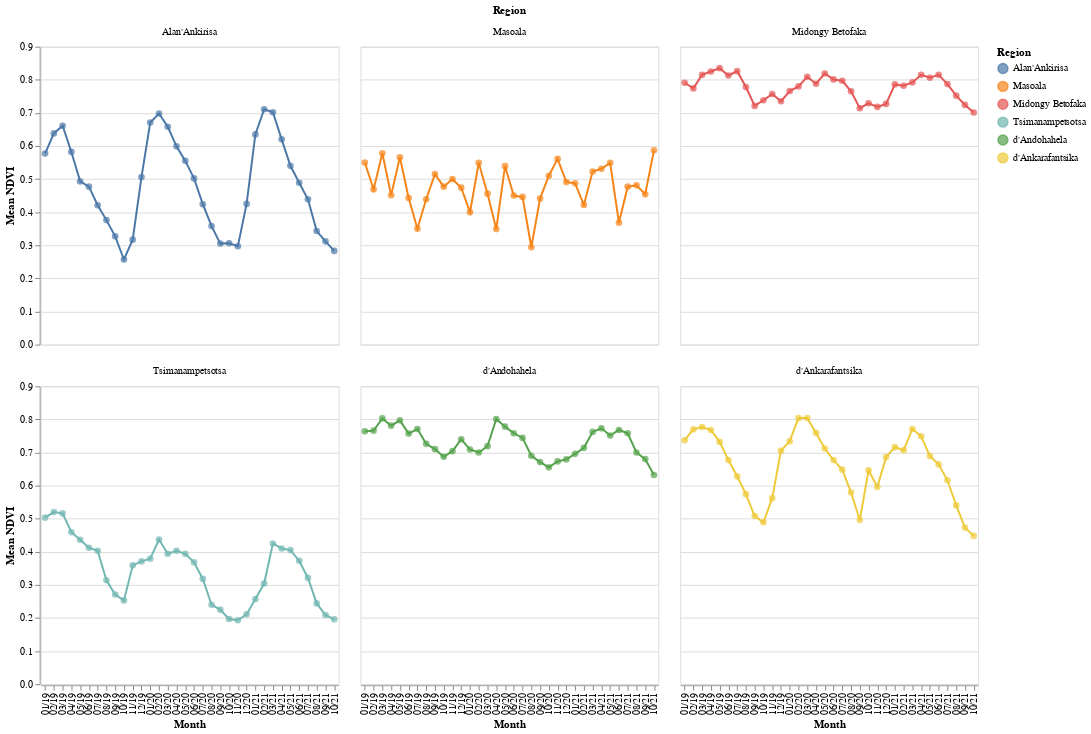

Notebook source saved alongside this figure:
### Code cell
alt.layer(alt.Chart(df
            ).mark_line(
            ).encode(x=alt.X("Month:O", sort=df["Month"].unique()),
                     y="Mean NDVI:Q",
                     color="Region:N"), 
          alt.Chart(df
            ).mark_circle(size=45
            ).encode(x=alt.X("Month:O", sort=df["Month"].unique()),
                     y="Mean NDVI:Q",
                     color="Region:N",
                     tooltip=["Month", "Region", "Mean NDVI"])
  ).properties(title="Quarterly Mean NDVI in Madagascar",
               height=300, width=300
  ).facet(facet="Region:N", columns=3)

### Figure 1 — Vega-Lite specification as saved in the notebook (floating-point values rounded to 4 significant figures; data arrays with more than 128 entries replaced by an {"elided": "..."} marker saying what was removed)
{"config": {"view": {"continuousWidth": 400, "continuousHeight": 300}}, "data": {"name": "data-8b4080baa770fa3c077bf675e847ec9a"}, "facet": {"type": "nominal", "field": "Region"}, "spec": {"layer": [{"mark": "line", "encoding": {"color": {"type": "nominal", "field": "Region"}, "x": {"type": "ordinal", "field": "Month", "sort": ["01/19", "02/19", "03/19", "04/19", "05/19", "06/19", "07/19", "08/19", "09/19", "10/19", "11/19", "12/19", "01/20", "02/20", "03/20", "04/20", "05/20", "06/20", "07/20", "08/20", "09/20", "10/20", "11/20", "12/20", "01/21", "02/21", "03/21", "04/21", "05/21", "06/21", "07/21", "08/21", "09/21", "10/21"]}, "y": {"type": "quantitative", "field": "Mean NDVI"}}}, {"mark": {"type": "circle", "size": 45}, "encoding": {"color": {"type": "nominal", "field": "Region"}, "tooltip": [{"type": "nominal", "field": "Month"}, {"type": "nominal", "field": "Region"}, {"type": "quantitative", "field": "Mean NDVI"}], "x": {"type": "ordinal", "field": "Month", "sort": ["01/19", "02/19", "03/19", "04/19", "05/19", "06/19", "07/19", "08/19", "09/19", "10/19", "11/19", "12/19", "01/20", "02/20", "03/20", "04/20", "05/20", "06/20", "07/20", "08/20", "09/20", "10/20", "11/20", "12/20", "01/21", "02/21", "03/21", "04/21", "05/21", "06/21", "07/21", "08/21", "09/21", "10/21"]}, "y": {"type": "quantitative", "field": "Mean NDVI"}}}], "height": 300, "title": "Quarterly Mean NDVI in Madagascar", "width": 300}, "columns": 3, "$schema": "https://vega.github.io/schema/vega-lite/v4.8.1.json", "datasets": {"data-8b4080baa770fa3c077bf675e847ec9a": {"elided": "204 records"}}}
